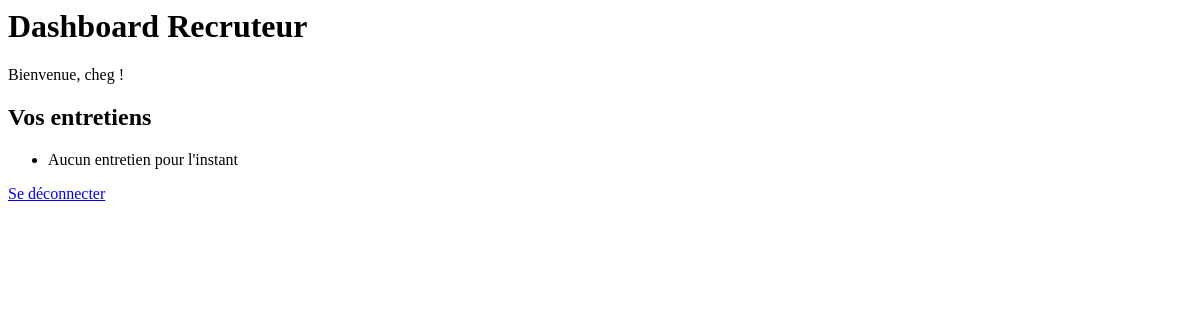
The page /dashboard/recruiter/ (signed in) on the database as committed earlier.
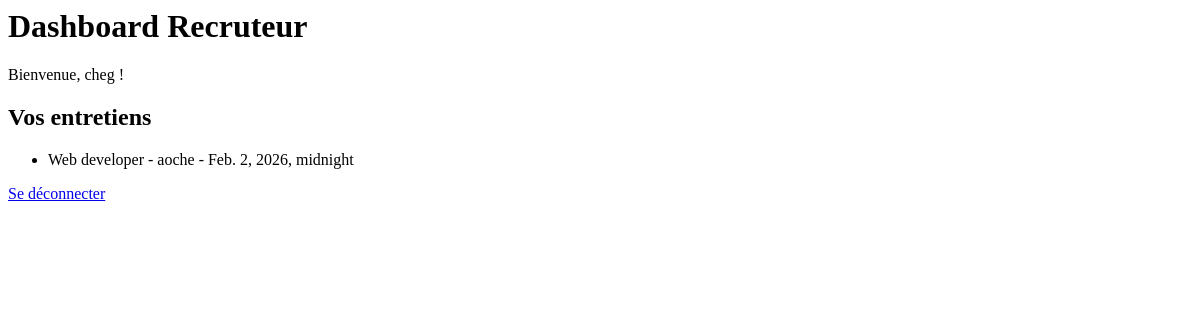
The same page on the database as committed later.
### accounts/models.py (models this page shows)
class User(AbstractUser):
    ROLE_CHOICES = (
       ('recruiter', 'Recruteur'),
       ('candidate', 'Candidat'),
    )
    role = models.CharField(max_length=20, choices=ROLE_CHOICES)

### interviews/models.py (models this page shows, shortened)
class Interview(models.Model):
    STATUS_CHOICES = (
        ('pending', 'En attente'),
        ('scheduled', 'Planifié'),
        ('completed', 'Terminé'),
        ('cancelled', 'Annulé'),
    )
    title = models.CharField(max_length=200)
    description = models.TextField(blank=True, null=True)
    recruiter = models.ForeignKey(
        User,
        on_delete=models.CASCADE,
        related_name='recruiter_interviews',
        limit_choices_to={'role': 'recruiter'}
    )
    candidate = models.ForeignKey(
        User,
        on_delete=models.CASCADE,
        related_name='candidate_interviews',
        limit_choices_to={'role': 'candidate'}
    )
    room = models.OneToOneField(
        Room,
        on_delete=models.CASCADE,
        related_name='interview',
        null=True,
        blank=True
    )
    scheduled_at = models.DateTimeField()
    status = models.CharField(max_length=20, choices=STATUS_CHOICES, default='pending')
    created_at = models.DateTimeField(auto_now_add=True)

### core/views.py (the view)
# urls.py: path('dashboard/recruiter/', dashboard_recruiter_view, name='dashboard_recruiter'),
@login_required
def dashboard_recruiter_view(request):
    interviews = Interview.objects.filter(recruiter=request.user)
    return render(request, 'core/dashboard_recruiter.html', {'interviews': interviews})

### templates/core/dashboard_recruiter.html
<h1>Dashboard Recruteur</h1>
<p>Bienvenue, {{ request.user.username }} !</p>
<h2>Vos entretiens</h2>
<ul>
  {% for interview in interviews %}
    <li>{{ interview.title }} - {{ interview.candidate.username }} - {{ interview.scheduled_at }}</li>
  {% empty %}
    <li>Aucun entretien pour l'instant</li>
  {% endfor %}
</ul>
<a href="{% url 'logout' %}">Se déconnecter</a>

Rows that differ between the two databases and show on the page:
added Interview: title "Web developer", candidate.username "aoche", scheduled_at "Feb. 2, 2026, midnight"
Other text that changed with them:
text no longer shown: "Aucun entretien pour l'instant"
